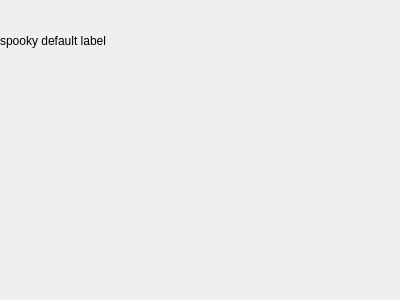
<?xml version="1.0" encoding="UTF-8"?>
<ui version="4.0">
 <class>Form</class>
 <widget class="QWidget" name="Form">
  <property name="geometry">
   <rect>
    <x>0</x>
    <y>0</y>
    <width>400</width>
    <height>300</height>
   </rect>
  </property>
  <property name="windowTitle">
   <string>Form</string>
  </property>
  <widget class="QLabel" name="imageLabel">
   <property name="geometry">
    <rect>
     <x>0</x>
     <y>0</y>
     <width>121</width>
     <height>81</height>
    </rect>
   </property>
   <property name="text">
    <string>spooky default label</string>
   </property>
  </widget>
 </widget>
 <resources/>
 <connections/>
</ui>
